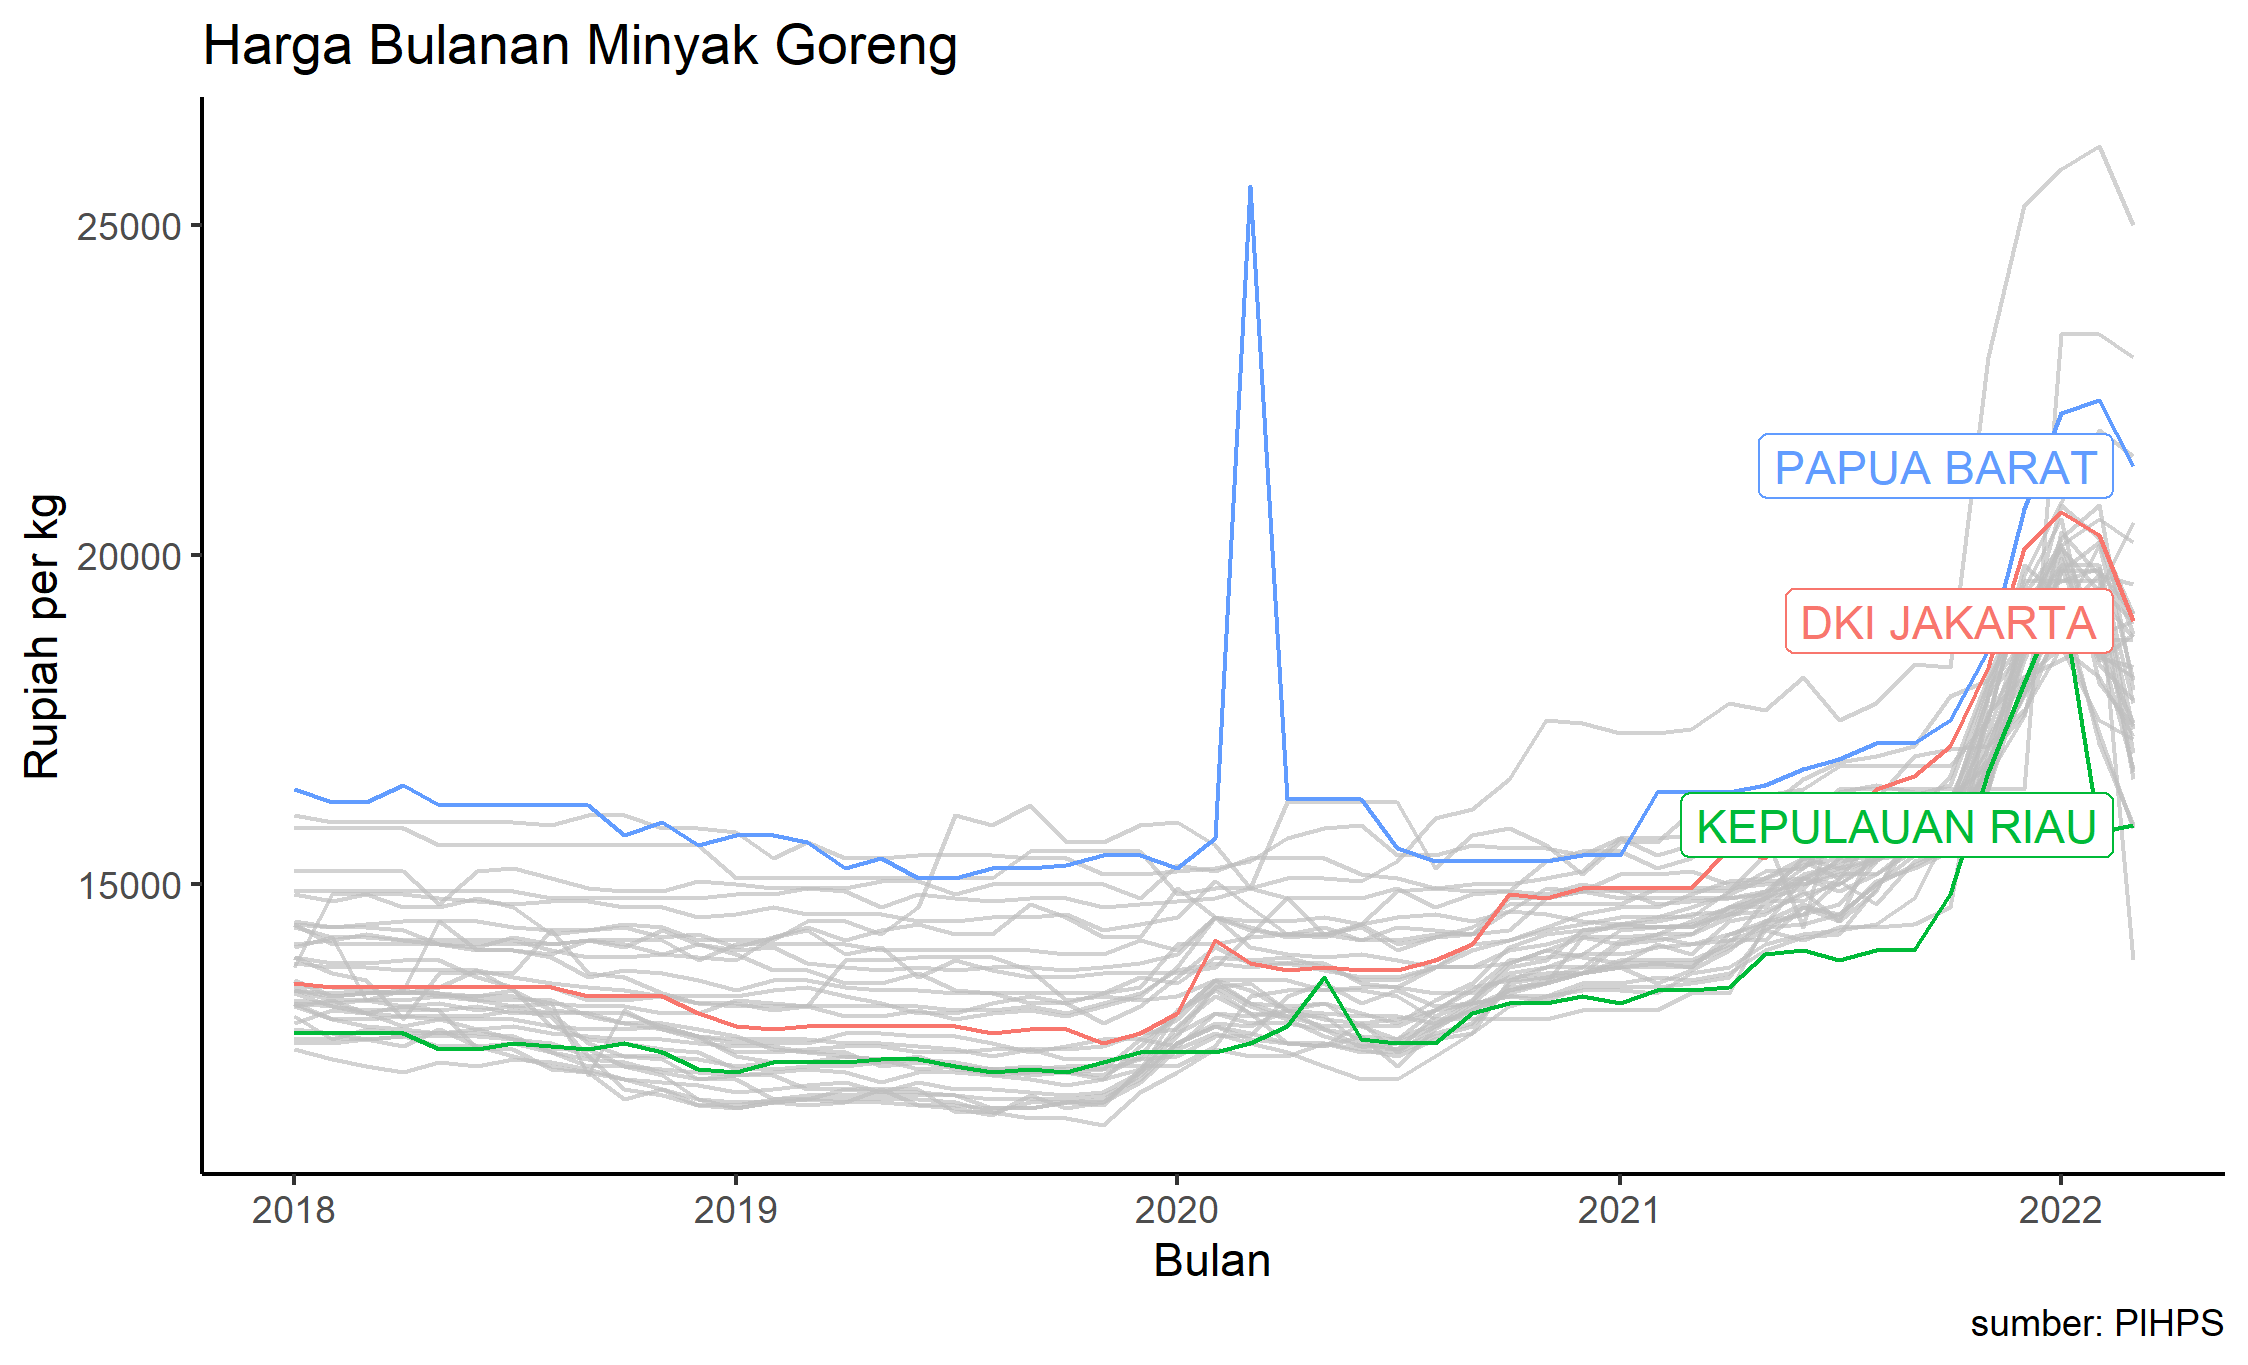

The R source for this figure:
library(tidyverse)
library(gghighlight)
migor<-readxl::read_excel('migor.xlsx') %>%
  mutate(Bulan = parse_date(Bulan, "%m/%Y")) %>%
  pivot_longer(!Bulan,names_to = "provinsi",values_to = "harga")
ggplot(data=migor,aes(Bulan,harga,color=provinsi))+geom_line()+
  gghighlight(provinsi%in%c("PAPUA BARAT","DKI JAKARTA","KEPULAUAN RIAU"))+
  theme_classic()+
  labs(
    x="Bulan",
    y="Rupiah per kg",
    title="Harga Bulanan Minyak Goreng",
    caption="sumber: PIHPS"
  )
ggsave("migor.png")
